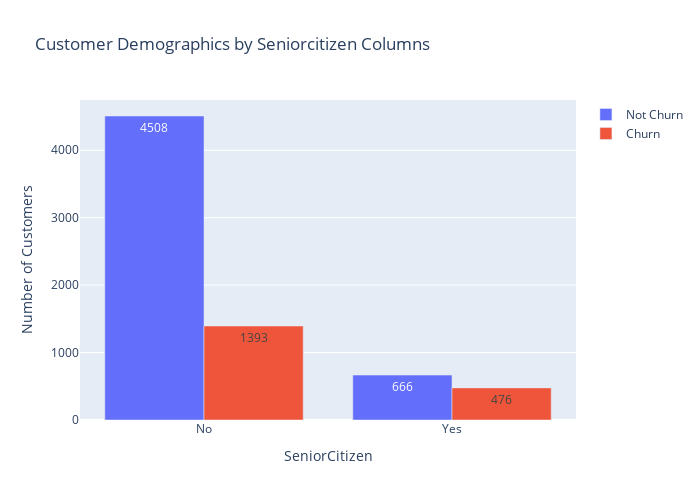

Notebook cell for this chart:
### Code cell
import plotly.graph_objects as go
category=df[i].unique().tolist()
category.sort()
churn = pd.crosstab(df[i], df['Churn']).reset_index()['Yes'].tolist()
not_churn = pd.crosstab(df[i], df['Churn']).reset_index()['No'].tolist()

fig = go.Figure(data=[
    go.Bar(name='Not Churn', x=category, y=not_churn, text=not_churn, textposition='auto'),
    go.Bar(name='Churn', x=category, y=churn, text=churn, textposition='auto')
])
# Change the bar mode
fig.update_layout(yaxis_title='Number of Customers',xaxis_title=i, barmode='group',height=500,width=700, title='Customer Demographics by '+i.title()+' Columns')
fig.show()

### Figure 1 — Plotly figure (JSON) as saved in the notebook; plotly's stock layout.template omitted (floating-point values rounded to 4 significant figures)
{"data": [{"name": "Not Churn", "text": ["4508", "666"], "textposition": "auto", "type": "bar", "x": ["No", "Yes"], "y": [4508, 666]}, {"name": "Churn", "text": ["1393", "476"], "textposition": "auto", "type": "bar", "x": ["No", "Yes"], "y": [1393, 476]}], "layout": {"barmode": "group", "height": 500, "title": {"text": "Customer Demographics by Seniorcitizen Columns"}, "width": 700, "xaxis": {"title": {"text": "SeniorCitizen"}}, "yaxis": {"title": {"text": "Number of Customers"}}}}
